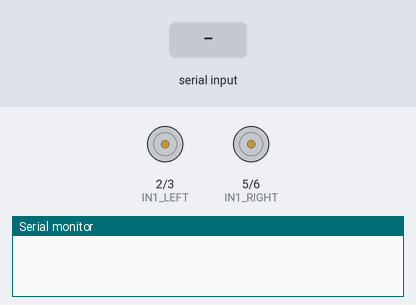
Recording of a sketch running on a simulated Arduino Uno, built with avr-gcc and run on an emulated ATmega328P. Shown: motor-driver pin pairs drawn as motors (green arrow = first pin HIGH = forward, orange = second pin HIGH = backward, longer = more drive, scaled by the enable pin), the last lines printed to the serial monitor. Inputs (shaded band) come from the test bench.

Above: at 1.2 s.
1.3 s: "STOP,1\n" received over Serial
At 1.55 s:
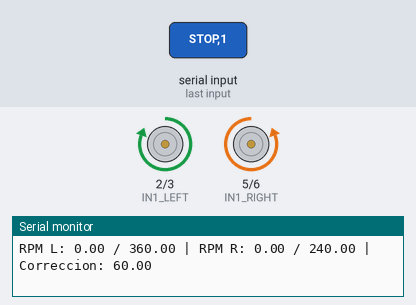
Timing chart, 0 to 4.3 s (numbered marks = the images above; inputs shaded):
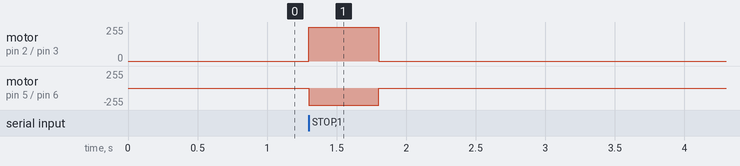

Measured:
- after the input at 1.3 s, motor on pin 2 (IN1_LEFT) / pin 3 (IN2_LEFT): stopped → forward 255/255 at once, → stopped 0.50 s later; motor on pin 5 (IN1_RIGHT) / pin 6 (IN2_RIGHT): stopped → backward 255/255 at once, → stopped 0.50 s later

The sketch:

codigo_motores.ino
```cpp
// Código motores

#include <Arduino.h>
#include <math.h>

// PINES DE MOTORES cambiar por hardware
const int IN1_LEFT = 2, IN2_LEFT = 3, PWM_LEFT = 4;
const int IN1_RIGHT = 5, IN2_RIGHT = 6, PWM_RIGHT = 7;

// Pines de encoders CAMBIAR POR HARDWARE
const int ENC_LEFT = 8, ENC_RIGHT = 9;

// PARAMETROS DE CONTROL
const float RPM_BASE = 300.0;
const float RPM_MAX = 360.0;
const float RPM_CORRECCION_MAX = 120.0;

// IMPORTANTE: cambiar pulsos por vuelta
const float PULSOS_VUELTA_LEFT = 20.0;
const float PULSOS_VUELTA_RIGHT = 20.0;

const unsigned long DT_MS = 50;
const unsigned long TIMEOUT_RASPBERRY_MS = 500;

// PID de velocidad: valores iniciales, requieren calibracion.
const float KP_VEL = 1.5;
const float KI_VEL = 0.005;
const float KD_VEL = 0.08;

// Ganancias de trayectoria: valores iniciales, requieren calibracion.
const float KP_LATERAL = 60.0;
const float KP_ANGULAR = 60.0;

// ENCODERS
volatile long pulsosLeft = 0;
volatile long pulsosRight = 0;

void contarLeft() { pulsosLeft++; }
void contarRight() { pulsosRight++; }

// PID DE VELOCIDAD
class PIDVelocidad {
    public:
        float integral = 0;
        float errorAnterior = 0;

        int calcular(float objetivo, float actual, float dt) {
            float error = objetivo - actual;

            float derivada = (error - errorAnterior) / dt;
            float integralNueva = integral + error * dt;

            float salida = KP_VEL * error + KI_VEL * integralNueva + KD_VEL * derivada;

            // Limitar salida PWM y evitar acumulacion excesiva.
            if (salida >= 0 && salida <= 255) {
                integral = integralNueva;
            }

            salida = KP_VEL * error + KI_VEL * integral + KD_VEL * derivada;

            errorAnterior = error;
            return constrain((int)round(salida), 0, 255);
        }

        void reiniciar() {
            integral = 0;
            errorAnterior = 0;
        }
};

PIDVelocidad pidLeft, pidRight;

// ESTADO
float errorLateral = 0;
float errorAngular = 0;
unsigned long ultimaOrden = 0;
unsigned long ultimoControl = 0;
long anteriorLeft = 0, anteriorRight = 0;

bool ordenRecibida = false;

// MOTORES
void moverMotor(int in1, int in2, int pwm, int velocidad) {
    velocidad = constrain(velocidad, -255, 255);

    if (velocidad > 0) {
        digitalWrite(in1, HIGH);
        digitalWrite(in2, LOW);
        analogWrite(pwm, velocidad);
    } else if (velocidad < 0) {
        digitalWrite(in1, LOW);
        digitalWrite(in2, HIGH);
        analogWrite(pwm, -velocidad);
    } else {
        digitalWrite(in1, LOW);
        digitalWrite(in2, LOW);
        analogWrite(pwm, 0);
    }
}

void detenerMotores() {
    moverMotor(IN1_LEFT, IN2_LEFT, PWM_LEFT, 0);
    moverMotor(IN1_RIGHT, IN2_RIGHT, PWM_RIGHT, 0);
}

// COMUNICACION RASPBERRY
void leerRaspberry() {
    static String buffer = "";

    while (Serial.available()) {
        char c = Serial.read();

        if (c == '\n') {
            buffer.trim();

            if (buffer == "STOP") {
                detenerMotores();
                ordenRecibida = false;
                errorLateral = 0;
                errorAngular = 0;
            } else {
                int separador = buffer.indexOf(',');

                if (separador > 0) {
                    float lat = buffer.substring(0, separador).toFloat();
                    float ang = buffer.substring(separador + 1).toFloat();

                    if (isfinite(lat) && isfinite(ang) && lat >= -1.0 && lat <= 1.0 && ang >= -1.0 && ang <= 1.0) {
                        errorLateral = lat;
                        errorAngular = ang;
                        ultimaOrden = millis();
                        ordenRecibida = true;
                    }
                }
            }

            buffer = "";
        } else if (c != '\r') {
            if (buffer.length() < 60) {
                buffer += c;
            } else {
                buffer = "";
            }
        }
    }
}


// SETUP
void setup() {
    pinMode(IN1_LEFT, OUTPUT);
    pinMode(IN2_LEFT, OUTPUT);
    pinMode(PWM_LEFT, OUTPUT);
    pinMode(IN1_RIGHT, OUTPUT);
    pinMode(IN2_RIGHT, OUTPUT);
    pinMode(PWM_RIGHT, OUTPUT);

    pinMode(ENC_LEFT, INPUT_PULLUP);
    pinMode(ENC_RIGHT, INPUT_PULLUP);

    attachInterrupt(digitalPinToInterrupt(ENC_LEFT), contarLeft, RISING);
    attachInterrupt(digitalPinToInterrupt(ENC_RIGHT), contarRight, RISING);

    Serial.begin(115200);
    detenerMotores();
    ultimoControl = millis();
}

// LOOP
void loop() {
    leerRaspberry();

    unsigned long ahora = millis();

    // Si se pierde la comunicacion, detener el robot.
    if (!ordenRecibida || ahora - ultimaOrden > TIMEOUT_RASPBERRY_MS) {
        detenerMotores();
        pidLeft.reiniciar();
        pidRight.reiniciar();
        return;
    }

    if (ahora - ultimoControl < DT_MS) return;

    float dt = (ahora - ultimoControl) / 1000.0;
    ultimoControl = ahora;

    // Leer contadores de forma atomica.
    noInterrupts();
    long cuentaLeft = pulsosLeft;
    long cuentaRight = pulsosRight;
    interrupts();

    long deltaLeft = cuentaLeft - anteriorLeft;
    long deltaRight = cuentaRight - anteriorRight;
    anteriorLeft = cuentaLeft;
    anteriorRight = cuentaRight;

    float rpmLeft = deltaLeft * 60.0 / (PULSOS_VUELTA_LEFT * dt);
    float rpmRight = deltaRight * 60.0 / (PULSOS_VUELTA_RIGHT * dt);

    // La Raspberry determina el sentido de la correccion.
    float correccion = KP_LATERAL * errorLateral + KP_ANGULAR * errorAngular;

    correccion = constrain(correccion, -RPM_CORRECCION_MAX, RPM_CORRECCION_MAX);

    float objetivoLeft = constrain(RPM_BASE + correccion, 0.0, RPM_MAX);
    float objetivoRight = constrain(RPM_BASE - correccion, 0.0, RPM_MAX);

    // PID independiente para cada rueda.
    int pwmLeft = pidLeft.calcular(objetivoLeft, rpmLeft, dt);
    int pwmRight = pidRight.calcular(objetivoRight, rpmRight, dt);

    // Conserva el sentido original: izquierda positiva, derecha negativa para avanzar.
    moverMotor(IN1_LEFT, IN2_LEFT, PWM_LEFT, pwmLeft);
    moverMotor(IN1_RIGHT, IN2_RIGHT, PWM_RIGHT, -pwmRight);

    // Diagnostico por USB Serial.
    Serial.print("RPM L: ");
    Serial.print(rpmLeft);
    Serial.print(" / ");
    Serial.print(objetivoLeft);
    Serial.print(" | RPM R: ");
    Serial.print(rpmRight);
    Serial.print(" / ");
    Serial.print(objetivoRight);
    Serial.print(" | Correccion: ");
    Serial.println(correccion);
}
```
